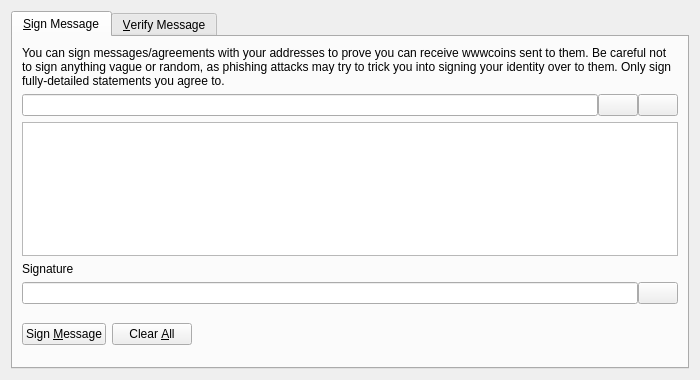
<?xml version="1.0" encoding="UTF-8"?>
<ui version="4.0">
 <class>SignVerifyMessageDialog</class>
 <widget class="QDialog" name="SignVerifyMessageDialog">
  <property name="geometry">
   <rect>
    <x>0</x>
    <y>0</y>
    <width>700</width>
    <height>380</height>
   </rect>
  </property>
  <property name="windowTitle">
   <string>Signatures - Sign / Verify a Message</string>
  </property>
  <property name="modal">
   <bool>true</bool>
  </property>
  <layout class="QVBoxLayout" name="verticalLayout">
   <item>
    <widget class="QTabWidget" name="tabWidget">
     <property name="currentIndex">
      <number>0</number>
     </property>
     <widget class="QWidget" name="tabSignMessage">
      <attribute name="title">
       <string>&amp;Sign Message</string>
      </attribute>
      <layout class="QVBoxLayout" name="verticalLayout_SM">
       <item>
        <widget class="QLabel" name="infoLabel_SM">
         <property name="text">
          <string>You can sign messages/agreements with your addresses to prove you can receive wwwcoins sent to them. Be careful not to sign anything vague or random, as phishing attacks may try to trick you into signing your identity over to them. Only sign fully-detailed statements you agree to.</string>
         </property>
         <property name="textFormat">
          <enum>Qt::PlainText</enum>
         </property>
         <property name="wordWrap">
          <bool>true</bool>
         </property>
        </widget>
       </item>
       <item>
        <layout class="QHBoxLayout" name="horizontalLayout_1_SM">
         <property name="spacing">
          <number>0</number>
         </property>
         <item>
          <widget class="QValidatedLineEdit" name="addressIn_SM">
           <property name="toolTip">
            <string>The Wwwcoin address to sign the message with</string>
           </property>
          </widget>
         </item>
         <item>
          <widget class="QPushButton" name="addressBookButton_SM">
           <property name="toolTip">
            <string>Choose previously used address</string>
           </property>
           <property name="text">
            <string/>
           </property>
           <property name="icon">
            <iconset resource="../bitcoin.qrc">
             <normaloff>:/icons/address-book</normaloff>:/icons/address-book</iconset>
           </property>
           <property name="shortcut">
            <string>Alt+A</string>
           </property>
           <property name="autoDefault">
            <bool>false</bool>
           </property>
          </widget>
         </item>
         <item>
          <widget class="QPushButton" name="pasteButton_SM">
           <property name="toolTip">
            <string>Paste address from clipboard</string>
           </property>
           <property name="text">
            <string/>
           </property>
           <property name="icon">
            <iconset resource="../bitcoin.qrc">
             <normaloff>:/icons/editpaste</normaloff>:/icons/editpaste</iconset>
           </property>
           <property name="shortcut">
            <string>Alt+P</string>
           </property>
           <property name="autoDefault">
            <bool>false</bool>
           </property>
          </widget>
         </item>
        </layout>
       </item>
       <item>
        <widget class="QPlainTextEdit" name="messageIn_SM">
         <property name="toolTip">
          <string>Enter the message you want to sign here</string>
         </property>
        </widget>
       </item>
       <item>
        <widget class="QLabel" name="signatureLabel_SM">
         <property name="text">
          <string>Signature</string>
         </property>
         <property name="textFormat">
          <enum>Qt::PlainText</enum>
         </property>
        </widget>
       </item>
       <item>
        <layout class="QHBoxLayout" name="horizontalLayout_2_SM">
         <property name="spacing">
          <number>0</number>
         </property>
         <item>
          <widget class="QLineEdit" name="signatureOut_SM">
           <property name="font">
            <font>
             <italic>true</italic>
            </font>
           </property>
           <property name="readOnly">
            <bool>true</bool>
           </property>
          </widget>
         </item>
         <item>
          <widget class="QPushButton" name="copySignatureButton_SM">
           <property name="toolTip">
            <string>Copy the current signature to the system clipboard</string>
           </property>
           <property name="text">
            <string/>
           </property>
           <property name="icon">
            <iconset resource="../bitcoin.qrc">
             <normaloff>:/icons/editcopy</normaloff>:/icons/editcopy</iconset>
           </property>
           <property name="autoDefault">
            <bool>false</bool>
           </property>
          </widget>
         </item>
        </layout>
       </item>
       <item>
        <layout class="QHBoxLayout" name="horizontalLayout_3_SM">
         <item>
          <widget class="QPushButton" name="signMessageButton_SM">
           <property name="toolTip">
            <string>Sign the message to prove you own this Wwwcoin address</string>
           </property>
           <property name="text">
            <string>Sign &amp;Message</string>
           </property>
           <property name="icon">
            <iconset resource="../bitcoin.qrc">
             <normaloff>:/icons/edit</normaloff>:/icons/edit</iconset>
           </property>
           <property name="autoDefault">
            <bool>false</bool>
           </property>
          </widget>
         </item>
         <item>
          <widget class="QPushButton" name="clearButton_SM">
           <property name="toolTip">
            <string>Reset all sign message fields</string>
           </property>
           <property name="text">
            <string>Clear &amp;All</string>
           </property>
           <property name="icon">
            <iconset resource="../bitcoin.qrc">
             <normaloff>:/icons/remove</normaloff>:/icons/remove</iconset>
           </property>
           <property name="autoDefault">
            <bool>false</bool>
           </property>
          </widget>
         </item>
         <item>
          <spacer name="horizontalSpacer_1_SM">
           <property name="orientation">
            <enum>Qt::Horizontal</enum>
           </property>
           <property name="sizeHint" stdset="0">
            <size>
             <width>40</width>
             <height>48</height>
            </size>
           </property>
          </spacer>
         </item>
         <item>
          <widget class="QLabel" name="statusLabel_SM">
           <property name="font">
            <font>
             <weight>75</weight>
             <bold>true</bold>
            </font>
           </property>
           <property name="text">
            <string/>
           </property>
           <property name="wordWrap">
            <bool>true</bool>
           </property>
          </widget>
         </item>
         <item>
          <spacer name="horizontalSpacer_2_SM">
           <property name="orientation">
            <enum>Qt::Horizontal</enum>
           </property>
           <property name="sizeHint" stdset="0">
            <size>
             <width>40</width>
             <height>48</height>
            </size>
           </property>
          </spacer>
         </item>
        </layout>
       </item>
      </layout>
     </widget>
     <widget class="QWidget" name="tabVerifyMessage">
      <attribute name="title">
       <string>&amp;Verify Message</string>
      </attribute>
      <layout class="QVBoxLayout" name="verticalLayout_VM">
       <item>
        <widget class="QLabel" name="infoLabel_VM">
         <property name="text">
          <string>Enter the receiver's address, message (ensure you copy line breaks, spaces, tabs, etc. exactly) and signature below to verify the message. Be careful not to read more into the signature than what is in the signed message itself, to avoid being tricked by a man-in-the-middle attack. Note that this only proves the signing party receives with the address, it cannot prove sendership of any transaction!</string>
         </property>
         <property name="textFormat">
          <enum>Qt::PlainText</enum>
         </property>
         <property name="alignment">
          <set>Qt::AlignLeading|Qt::AlignLeft|Qt::AlignTop</set>
         </property>
         <property name="wordWrap">
          <bool>true</bool>
         </property>
        </widget>
       </item>
       <item>
        <layout class="QHBoxLayout" name="horizontalLayout_1_VM">
         <property name="spacing">
          <number>0</number>
         </property>
         <item>
          <widget class="QValidatedLineEdit" name="addressIn_VM">
           <property name="toolTip">
            <string>The Wwwcoin address the message was signed with</string>
           </property>
          </widget>
         </item>
         <item>
          <widget class="QPushButton" name="addressBookButton_VM">
           <property name="toolTip">
            <string>Choose previously used address</string>
           </property>
           <property name="text">
            <string/>
           </property>
           <property name="icon">
            <iconset resource="../bitcoin.qrc">
             <normaloff>:/icons/address-book</normaloff>:/icons/address-book</iconset>
           </property>
           <property name="shortcut">
            <string>Alt+A</string>
           </property>
           <property name="autoDefault">
            <bool>false</bool>
           </property>
          </widget>
         </item>
        </layout>
       </item>
       <item>
        <widget class="QPlainTextEdit" name="messageIn_VM"/>
       </item>
       <item>
        <widget class="QValidatedLineEdit" name="signatureIn_VM"/>
       </item>
       <item>
        <layout class="QHBoxLayout" name="horizontalLayout_2_VM">
         <item>
          <widget class="QPushButton" name="verifyMessageButton_VM">
           <property name="toolTip">
            <string>Verify the message to ensure it was signed with the specified Wwwcoin address</string>
           </property>
           <property name="text">
            <string>Verify &amp;Message</string>
           </property>
           <property name="icon">
            <iconset resource="../bitcoin.qrc">
             <normaloff>:/icons/transaction_0</normaloff>:/icons/transaction_0</iconset>
           </property>
           <property name="autoDefault">
            <bool>false</bool>
           </property>
          </widget>
         </item>
         <item>
          <widget class="QPushButton" name="clearButton_VM">
           <property name="toolTip">
            <string>Reset all verify message fields</string>
           </property>
           <property name="text">
            <string>Clear &amp;All</string>
           </property>
           <property name="icon">
            <iconset resource="../bitcoin.qrc">
             <normaloff>:/icons/remove</normaloff>:/icons/remove</iconset>
           </property>
           <property name="autoDefault">
            <bool>false</bool>
           </property>
          </widget>
         </item>
         <item>
          <spacer name="horizontalSpacer_1_VM">
           <property name="orientation">
            <enum>Qt::Horizontal</enum>
           </property>
           <property name="sizeHint" stdset="0">
            <size>
             <width>40</width>
             <height>48</height>
            </size>
           </property>
          </spacer>
         </item>
         <item>
          <widget class="QLabel" name="statusLabel_VM">
           <property name="font">
            <font>
             <weight>75</weight>
             <bold>true</bold>
            </font>
           </property>
           <property name="text">
            <string/>
           </property>
           <property name="wordWrap">
            <bool>true</bool>
           </property>
          </widget>
         </item>
         <item>
          <spacer name="horizontalSpacer_2_VM">
           <property name="orientation">
            <enum>Qt::Horizontal</enum>
           </property>
           <property name="sizeHint" stdset="0">
            <size>
             <width>40</width>
             <height>48</height>
            </size>
           </property>
          </spacer>
         </item>
        </layout>
       </item>
      </layout>
     </widget>
    </widget>
   </item>
  </layout>
 </widget>
 <customwidgets>
  <customwidget>
   <class>QValidatedLineEdit</class>
   <extends>QLineEdit</extends>
   <header>qvalidatedlineedit.h</header>
  </customwidget>
 </customwidgets>
 <resources>
  <include location="../bitcoin.qrc"/>
 </resources>
 <connections/>
</ui>
